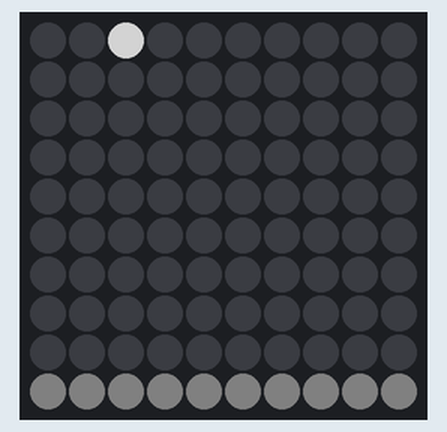
This program was run on a simulated CircuitPython board. Parts: 10×10 RGB LED matrix (first LED top left, wired row by row, every second row reversed). Dim RGB values are drawn brighter than linear; random numbers come from a fixed seed.

Above: at 0.11 s.
At 5.03 s:
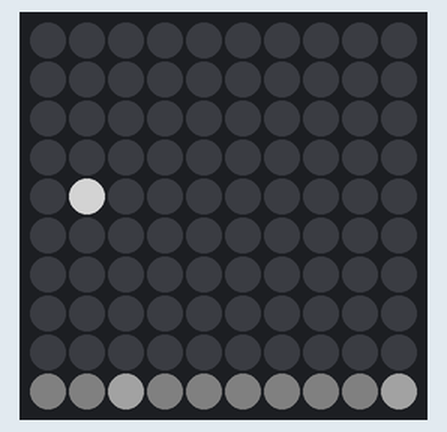
At 9.96 s:
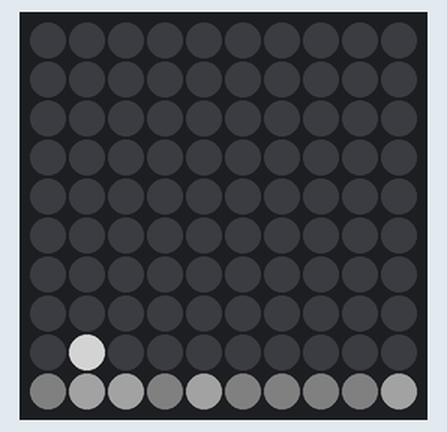
At 19.6 s:
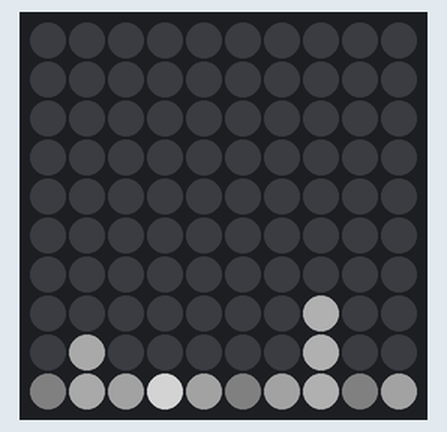
At 29.66 s:
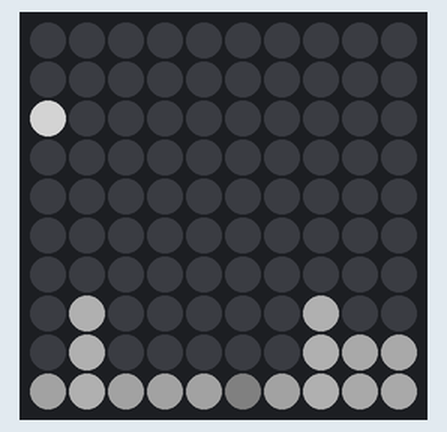
At 39.72 s:
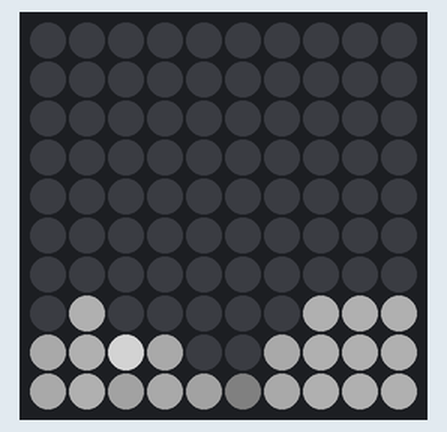

The program:

Snowing.py
```python
import time
import board
import neopixel
import random

# Matrix dimensions
NUM_ROWS = 10
NUM_COLS = 10
NUM_PIXELS = NUM_ROWS * NUM_COLS

# NeoPixel setup
pixel_pin = board.D21
ORDER = neopixel.GRB
pixels = neopixel.NeoPixel(
    pixel_pin, NUM_PIXELS, brightness=0.5, auto_write=False, pixel_order=ORDER
)

# Utility Functions
def get_pixel_index(x, y):
    """
    Converts 2D matrix coordinates (x, y) to the 1D NeoPixel index based on the zigzag layout:
    - Even rows (0-based index) go left-to-right.
    - Odd rows go right-to-left.
    """
    if x % 2 == 0:
        return x * NUM_COLS + y
    else:
        return x * NUM_COLS + (NUM_COLS - 1 - y)

def clear_pixels():
    """
    Clears all pixels in the matrix.
    """
    pixels.fill((0, 0, 0))
    pixels.show()

# Snow Effect
def snowing_effect():
    """
    Creates a snowing effect where lights fall from the top, stack at the bottom, and fill the matrix.
    Ensures no column is more than 2 higher than the shortest column.
    """
    # Initialize the snow stack matrix to track how full each column is
    snow_stack = [NUM_ROWS for _ in range(NUM_COLS)]  # Start with all rows open (highest row available)

    # Fill the bottom row with dim lights
    for y in range(NUM_COLS):
        pixels[get_pixel_index(NUM_ROWS - 1, y)] = (10, 10, 10)
    pixels.show()

    while True:
        # Check if the matrix is fully filled
        if all(snow_stack[y] == 0 for y in range(NUM_COLS)):
            print("Matrix is fully filled!")
            break

        # Find the current tallest and shortest columns
        max_height = NUM_ROWS - min(snow_stack)
        min_height = NUM_ROWS - max(snow_stack)

        # Limit column selection to those within the height constraint
        available_cols = [
            y for y in range(NUM_COLS)
            if snow_stack[y] > 0 and (NUM_ROWS - snow_stack[y]) <= min_height + 2
        ]
        if not available_cols:
            break

        # Choose a random column from the balanced available columns
        falling_col = random.choice(available_cols)

        # Simulate the falling snowflake from the top of the matrix
        for row in range(0, snow_stack[falling_col]):
            # Display the falling snowflake with a twinkling effect
            pixels[get_pixel_index(row, falling_col)] = (255, 255, 255)  # Bright white
            if row > 0:
                # Dim the previous position
                pixels[get_pixel_index(row - 1, falling_col)] = (0, 0, 0)
            pixels.show()
            time.sleep(0.2)  # Slower falling speed

        # Stop when the snowflake hits the stack
        row = snow_stack[falling_col] - 1
        snow_stack[falling_col] -= 1

        # Brighten the stacked snow
        brightness = min(255, 50 + (NUM_ROWS - snow_stack[falling_col]) * 20)
        for r in range(snow_stack[falling_col], NUM_ROWS):
            pixels[get_pixel_index(r, falling_col)] = (brightness, brightness, brightness)
        pixels.show()

# Main Function
def main():
    try:
        snowing_effect()
    finally:
        clear_pixels()

if __name__ == "__main__":
    main()
```
